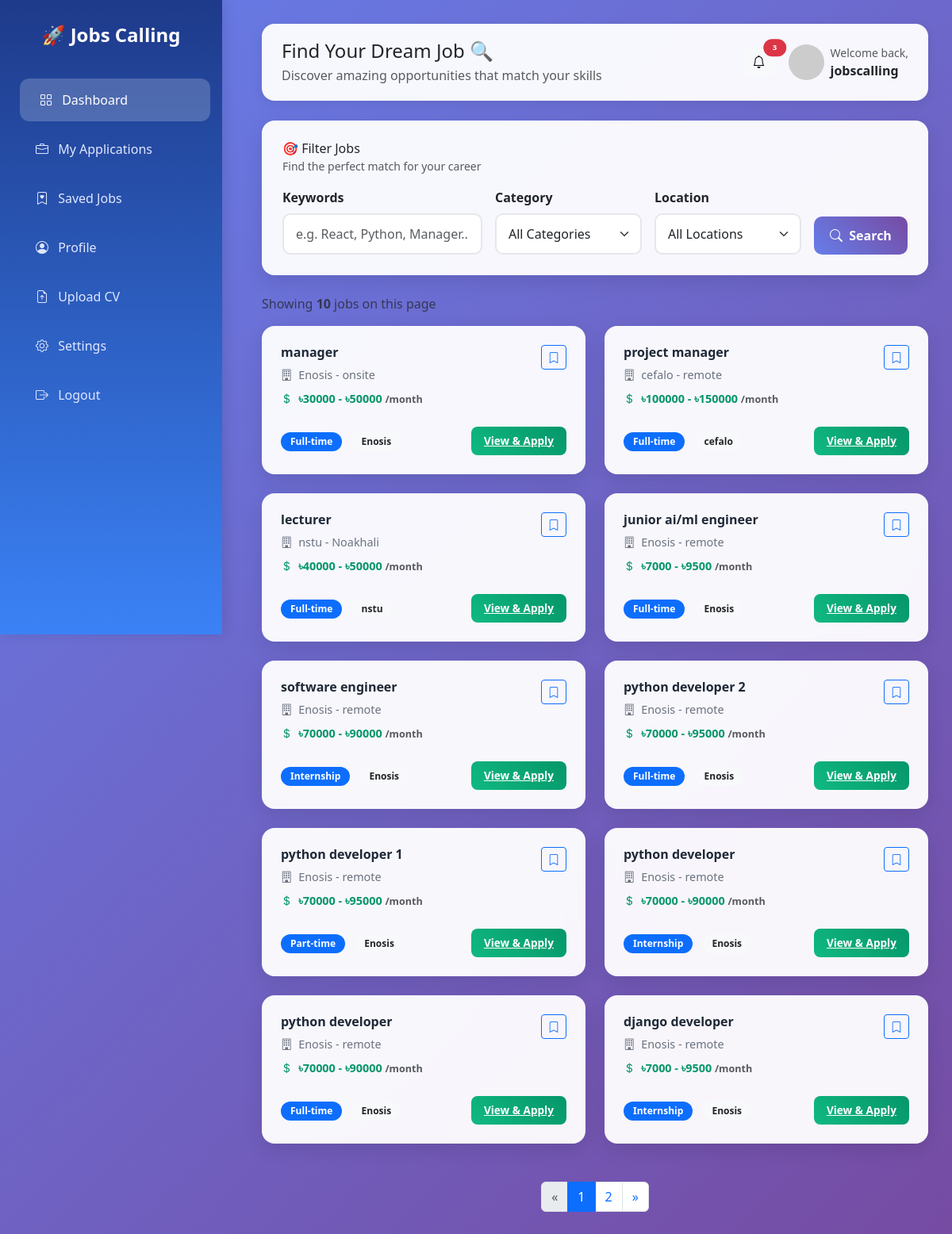
The app's page /candidate/dashboard/ (signed in) with its own data.
### home/models.py (models this page shows, shortened)
class JobPosting(models.Model):
    company = models.ForeignKey(
        CompanyProfile,
        on_delete=models.CASCADE,
        related_name='job_postings',
        help_text="The company that posted this job."
    )
    title = models.CharField(max_length=255, help_text="The job title (e.g., 'Senior Python Developer')")
    description = models.TextField(help_text="Detailed description of the role.")
    location = models.CharField(max_length=100, help_text="City, State, or 'Remote'")
    JOB_TYPES = [
        ('FT', 'Full-time'),
        ('PT', 'Part-time'),
        ('CT', 'Contract'),
        ('IT', 'Internship'),
    ]
    job_type = models.CharField(
        max_length=2,
        choices=JOB_TYPES,
        default='FT',
        help_text="Type of employment."
    )
    min_salary = models.IntegerField(
        null=True,
        blank=True,
        validators=[MinValueValidator(0)],
        help_text="Minimum expected annual salary (optional)."
    )
    max_salary = models.IntegerField(
        null=True,
        blank=True,
        validators=[MinValueValidator(0)],
        help_text="Maximum expected annual salary (optional)."
    )
    requirements = models.TextField(help_text="Key skills and qualifications required (e.g., technologies, education).")
    posted_date = models.DateTimeField(auto_now_add=True)
    application_deadline = models.DateField(null=True, blank=True)
    is_active = models.BooleanField(default=True, help_text="Is this job currently accepting applications?")
    class Meta:
        ordering = ['-posted_date']
        verbose_name_plural = "Job Postings"

class CompanyProfile(models.Model):
    user = models.OneToOneField(User, on_delete=models.CASCADE)
    company_name = models.CharField(max_length=200)
    industry = models.CharField(max_length=100)
    company_size = models.CharField(max_length=50)
    contact_person = models.CharField(max_length=150)
    phone_number = models.CharField(max_length=20)
    website = models.URLField(blank=True, null=True)
    agree_terms = models.BooleanField(default=False)

### home/views.py (the view)
# urls.py: path('candidate/dashboard/', views.candidate_dashboard, name='candidate_dashboard'),
@login_required
def candidate_dashboard(request):
    from .models import JobPosting
    job_qs = JobPosting.objects.filter(is_active=True).select_related('company').annotate(app_count=Count('applications')).order_by('-posted_date')
    paginator = Paginator(job_qs, 10)
    page = request.GET.get('page', 1)
    try:
        jobs_page = paginator.page(page)
    except PageNotAnInteger:
        jobs_page = paginator.page(1)
    except EmptyPage:
        jobs_page = paginator.page(paginator.num_pages)
    context = {
        'jobs': jobs_page,  # Page object usable like an iterable in templates
        'paginator': paginator,
        'page_obj': jobs_page,
    }
    return render(request, "CandidateDashboard.html", context)

### home/templates/CandidateDashboard.html (shortened to what this page needs)
<!DOCTYPE html>
<html lang="en">
<head>
  <link href="https://cdn.jsdelivr.net/npm/bootstrap@5.3.2/dist/css/bootstrap.min.css" rel="stylesheet">
  <link href="https://cdn.jsdelivr.net/npm/bootstrap-icons/font/bootstrap-icons.css" rel="stylesheet">
</head>
<body>
  <div class="sidebar">
    <h4>🚀 Jobs Calling</h4>
    <a href="#" class="active"><i class="bi bi-grid me-2"></i> Dashboard</a>
    <a href="#"><i class="bi bi-briefcase me-2"></i> My Applications</a>
    <a href="#"><i class="bi bi-bookmark-heart me-2"></i> Saved Jobs</a>
    <a href="{% url 'candidate_profile' %}"><i class="bi bi-person-circle me-2"></i> Profile</a>
    <a href="{% url 'candidate_cv' %}#pills-resume"><i class="bi bi-file-earmark-arrow-up me-2"></i> Upload CV</a>
    <a href="#"><i class="bi bi-gear me-2"></i> Settings</a>
    <a href="#"><i class="bi bi-box-arrow-right me-2"></i> Logout</a>
  </div>
  <div class="content">
    <div class="top-bar d-flex justify-content-between align-items-center">
      <div>
        <h4 class="mb-1">Find Your Dream Job 🔍</h4>
        <p class="text-muted mb-0">Discover amazing opportunities that match your skills</p>
      </div>
      <div class="d-flex align-items-center">
        <button class="btn btn-light me-3 position-relative">
          <i class="bi bi-bell"></i>
          <span class="position-absolute top-0 start-100 translate-middle badge rounded-pill bg-danger" style="font-size: 0.6rem;">3</span>
        </button>
        <div class="d-flex align-items-center">
          <img src="https://via.placeholder.com/45/667eea/ffffff?text=JD" class="rounded-circle me-2" alt="Profile" onerror="this.src=''; this.alt='Profile image failed to load'; this.style.display='none';">
          <div>
            <small class="text-muted d-block">Welcome back,</small>
            <strong>{{ user.first_name|default:user.username }}</strong>
          </div>
        </div>
      </div>
    </div>
    <div class="filter-section mb-4">
      <div class="row mb-3">
        <div class="col">
          <h6 class="mb-0">🎯 Filter Jobs</h6>
          <small class="text-muted">Find the perfect match for your career</small>
        </div>
      </div>
      <form class="row g-3">
        <div class="col-md-4">
          <label class="form-label fw-semibold">Keywords</label>
          <input type="text" id="searchInput" class="form-control" placeholder="e.g. React, Python, Manager...">
        </div>
        <div class="col-md-3">
          <label class="form-label fw-semibold">Category</label>
          <select id="categoryFilter" class="form-select">
            <option value="">All Categories</option>
          </select>
        </div>
        <div class="col-md-3">
          <label class="form-label fw-semibold">Location</label>
          <select id="locationFilter" class="form-select">
            <option value="">All Locations</option>
          </select>
        </div>
        <div class="col-md-2 d-flex align-items-end">
          <button type="button" class="btn btn-primary w-100" onclick="filterJobs()">
            <i class="bi bi-search me-1"></i> Search
          </button>
        </div>
      </form>
    </div>
    <div class="mb-3">
      <p class="text-muted mb-0" id="jobsCount">Showing <strong>{% if page_obj %}{{ page_obj|length }}{% else %}{{ jobs|length }}{% endif %}</strong> jobs on this page</p>
    </div>
    <div class="row" id="jobsContainer">
      {% if jobs and jobs|length > 0 %}
        {% for job in jobs %}
          <div class="col-lg-6 mb-4 job-card"
               data-category="{{ job.get_job_type_display|default:'' }}"
               data-location="{{ job.location|default:'' }}"
               data-keywords="{{ job.title }} {{ job.requirements }} {{ job.company.company_name }}">
            <div class="card p-4">
              <div class="d-flex justify-content-between align-items-start mb-3">
                <div class="flex-grow-1">
                  <h6 class="job-title">{{ job.title }}</h6>
                  <p class="job-company mb-2"><i class="bi bi-building me-1"></i> {{ job.company.company_name }} - {{ job.location }}</p>
                  {% if job.min_salary or job.max_salary %}
                    <p class="job-salary mb-2"><i class="bi bi-currency-dollar me-1"></i>
                      {% if job.min_salary %}৳{{ job.min_salary }}{% endif %}
                      {% if job.max_salary %} - ৳{{ job.max_salary }}{% endif %}
                      <small class="text-muted">/month</small>
                    </p>
                  {% endif %}
                </div>
                <button type="button" class="btn btn-outline-primary btn-sm" onclick="saveJob(this);" aria-label="Save job">
                  <i class="bi bi-bookmark"></i>
                </button>
              </div>
              <div class="d-flex justify-content-between align-items-center">
                <div>
                  <span class="badge bg-primary me-2">{{ job.get_job_type_display }}</span>
                  <span class="badge bg-light text-dark">{{ job.company.company_name }}</span>
                </div>
                <a href="{% url 'job_detail' job.id %}" class="apply-btn">View & Apply</a>
              </div>
            </div>
          </div>
        {% endfor %}
      {% else %}
        <div class="col-12 no-jobs">
          <i class="bi bi-search" style="font-size: 3rem; color: #d1d5db;"></i>
          <h5 class="mt-3">No jobs found</h5>
          <p>Try adjusting your search criteria to find more opportunities.</p>
        </div>
      {% endif %}
    </div>
    {% if page_obj and paginator.num_pages > 1 %}
      <nav aria-label="Job list pagination">
        <ul class="pagination justify-content-center mt-4">
          {% if page_obj.has_previous %}
            <li class="page-item">
              <a class="page-link" href="?page={{ page_obj.previous_page_number }}" aria-label="Previous">
                <span aria-hidden="true">&laquo;</span>
              </a>
            </li>
          {% else %}
            <li class="page-item disabled"><span class="page-link">&laquo;</span></li>
          {% endif %}
          {% for num in paginator.page_range %}
            {% if paginator.num_pages > 5 %}
              {% if num >= page_obj.number|add:'-2' and num <= page_obj.number|add:'2' %}
                <li class="page-item {% if num == page_obj.number %}active{% endif %}"><a class="page-link" href="?page={{ num }}">{{ num }}</a></li>
              {% endif %}
            {% else %}
              <li class="page-item {% if num == page_obj.number %}active{% endif %}"><a class="page-link" href="?page={{ num }}">{{ num }}</a></li>
            {% endif %}
          {% endfor %}
          {% if page_obj.has_next %}
            <li class="page-item">
              <a class="page-link" href="?page={{ page_obj.next_page_number }}" aria-label="Next">
                <span aria-hidden="true">&raquo;</span>
              </a>
            </li>
          {% else %}
            <li class="page-item disabled"><span class="page-link">&raquo;</span></li>
          {% endif %}
        </ul>
      </nav>
    {% endif %}
  </div>
</body>
</html>

### home/templates/CandidateDashboard.html (style rules this page uses)
body { background: linear-gradient(135deg, #667eea 0%, #764ba2 100%); font-family: 'Segoe UI', Tahoma, Geneva, Verdana, sans-serif; min-height: 100vh; }
.sidebar { height: 100vh; width: 280px; position: fixed; top: 0; left: 0; background: linear-gradient(180deg, #1e3a8a, #3b82f6); color: #fff; padding-top: 30px; box-shadow: 4px 0 15px rgba(0,0,0,0.1); z-index: 1000; }
.sidebar h4 { text-align: center; margin-bottom: 40px; font-weight: 700; font-size: 1.5rem; }
.sidebar a { display: block; padding: 15px 25px; margin: 8px 20px; color: #e0e7ff; text-decoration: none; border-radius: 12px; transition: all 0.3s ease; font-weight: 500; }
.sidebar a:hover, .sidebar a.active { background: rgba(255,255,255,0.2); color: #fff; transform: translateX(5px); }
.content { margin-left: 300px; padding: 30px; min-height: 100vh; }
.card { border-radius: 16px; box-shadow: 0 8px 25px rgba(0,0,0,0.1); border: none; transition: transform 0.3s ease, box-shadow 0.3s ease; }
.filter-section { background: rgba(255,255,255,0.95); backdrop-filter: blur(10px); border-radius: 16px; padding: 25px; box-shadow: 0 8px 25px rgba(0,0,0,0.1); border: 1px solid rgba(255,255,255,0.2); }
.top-bar { background: rgba(255,255,255,0.95); backdrop-filter: blur(10px); border-radius: 16px; padding: 20px 25px; margin-bottom: 25px; box-shadow: 0 4px 15px rgba(0,0,0,0.08); }
.job-card .card { background: rgba(255,255,255,0.95); backdrop-filter: blur(10px); }
.btn-primary { background: linear-gradient(45deg, #667eea, #764ba2); border: none; border-radius: 10px; font-weight: 600; padding: 12px 20px; }
.form-control, .form-select { border-radius: 10px; border: 2px solid #e5e7eb; padding: 12px 15px; }
.badge { font-size: 0.75rem; padding: 6px 12px; border-radius: 20px; }
.job-title { color: #1f2937; font-weight: 600; margin-bottom: 8px; }
.job-company { color: #6b7280; font-size: 0.9rem; margin-bottom: 12px; }
.job-salary { color: #059669; font-weight: 600; font-size: 0.9rem; }
.apply-btn { background: linear-gradient(45deg, #10b981, #059669); border: none; border-radius: 8px; color: white; padding: 8px 16px; font-size: 0.85rem; font-weight: 600; transition: all 0.3s ease; }

### records on screen
JobPosting: title "manager", company.company_name "Enosis", location "onsite", min_salary "30000", max_salary "50000", job_type "Full-time"
JobPosting: title "project manager", company.company_name "cefalo", location "remote", min_salary "100000", max_salary "150000", job_type "Full-time"
JobPosting: title "lecturer", company.company_name "nstu", location "Noakhali", min_salary "40000", max_salary "50000", job_type "Full-time"
JobPosting: title "junior ai/ml engineer", company.company_name "Enosis", location "remote", min_salary "7000", max_salary "9500", job_type "Full-time"
JobPosting: title "software engineer", company.company_name "Enosis", location "remote", min_salary "70000", max_salary "90000", job_type "Internship"
JobPosting: title "python developer 2", company.company_name "Enosis", location "remote", min_salary "70000", max_salary "95000", job_type "Full-time"
JobPosting: title "python developer 1", company.company_name "Enosis", location "remote", min_salary "70000", max_salary "95000", job_type "Part-time"
JobPosting: title "python developer", company.company_name "Enosis", location "remote", min_salary "70000", max_salary "90000", job_type "Internship"
JobPosting: title "python developer", company.company_name "Enosis", location "remote", min_salary "70000", max_salary "90000", job_type "Full-time"
JobPosting: title "django developer", company.company_name "Enosis", location "remote", min_salary "7000", max_salary "9500", job_type "Internship"

### other values on screen
{{ user.first_name|default:user.username }} "jobscalling"
{{ page_obj|length }} "10"
{{ num }} "1" "2"
